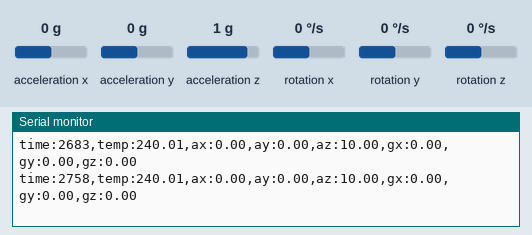
Simulated run of this sketch. Board: ESP8266 (NodeMCU). Shown: the last lines printed to the serial monitor. Wiring (inferred from the names in the program): MPU-6050 motion sensor at I2C address 0x68. The test bench sets the inputs (shaded band); at power-on: acceleration x 0 g, acceleration y 0 g, acceleration z 1 g, rotation x 0 °/s, rotation y 0 °/s, rotation z 0 °/s. WiFi joins after 1.5 s; servers stay silent unless stated.

Above: at 2.8 s.
2.9 s: acceleration x set to -0.8 g
At 2.9 s:
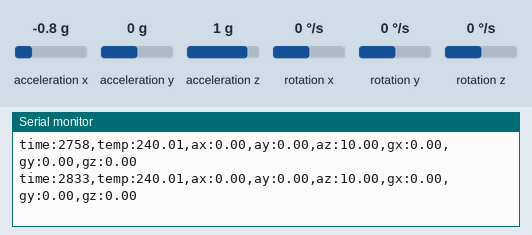
5.9 s: acceleration y set to -0.8 g
At 5.94 s:
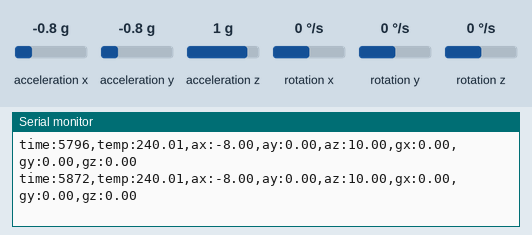
8.9 s: acceleration z set to 0 g
At 8.94 s:
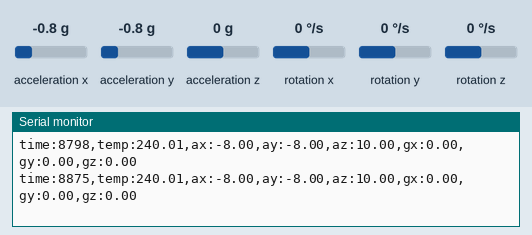
11.9 s: rotation x set to -192 °/s
At 12.01 s:
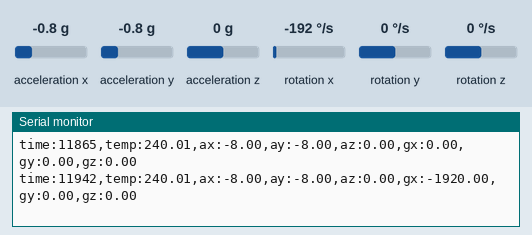
14.9 s: rotation y set to -192 °/s
At 15.01 s:
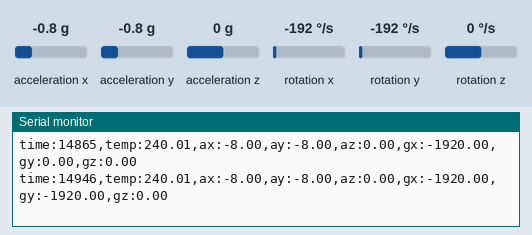
17.9 s: rotation z set to -192 °/s
At 18.0 s:
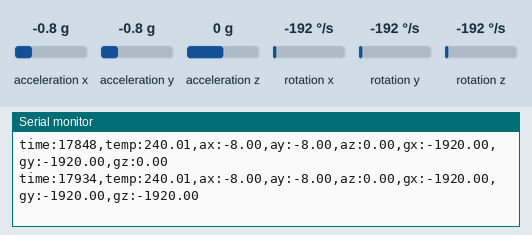
Timing chart, 0 to 20.9 s (numbered marks = the images above; inputs shaded):
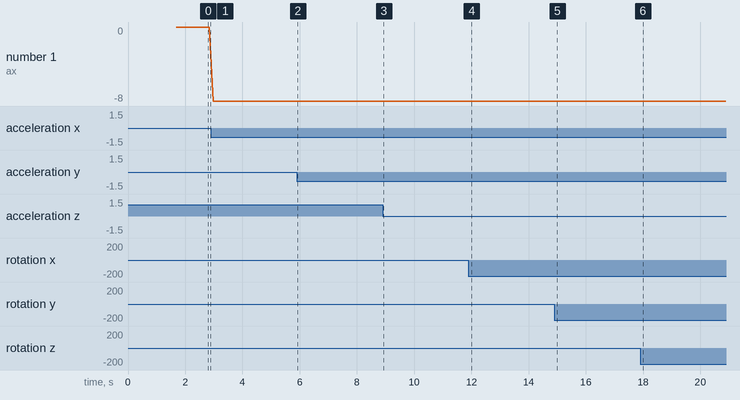

The sketch:

motionstreamer.ino
```cpp
#include <ESP8266WiFi.h>
#include <Wire.h>
#include <WiFiUdp.h>

// Your WiFi credentials.
// Set password to "" for open networks.
char ssid[] = "Dualog-Guest";
char pass[] = "Duatos14";

// MPU6050 Slave Device Address
const uint8_t MPU6050SlaveAddress = 0x68;

// Select SDA and SCL pins for I2C communication
const uint8_t scl = D6;
const uint8_t sda = D7;

// sensitivity scale factor respective to full scale setting provided in datasheet
const uint16_t AccelScaleFactor = 16384;
const uint16_t GyroScaleFactor = 131;

// MPU6050 few configuration register addresses
const uint8_t MPU6050_REGISTER_SMPLRT_DIV   =  0x19;
const uint8_t MPU6050_REGISTER_USER_CTRL    =  0x6A;
const uint8_t MPU6050_REGISTER_PWR_MGMT_1   =  0x6B;
const uint8_t MPU6050_REGISTER_PWR_MGMT_2   =  0x6C;
const uint8_t MPU6050_REGISTER_CONFIG       =  0x1A;
const uint8_t MPU6050_REGISTER_GYRO_CONFIG  =  0x1B;
const uint8_t MPU6050_REGISTER_ACCEL_CONFIG =  0x1C;
const uint8_t MPU6050_REGISTER_FIFO_EN      =  0x23;
const uint8_t MPU6050_REGISTER_INT_ENABLE   =  0x38;
const uint8_t MPU6050_REGISTER_ACCEL_XOUT_H =  0x3B;
const uint8_t MPU6050_REGISTER_SIGNAL_PATH_RESET  = 0x68;

int16_t AccelX, AccelY, AccelZ, Temperature, GyroX, GyroY, GyroZ;
//float Ax, Ay, Az, T, Gx, Gy, Gz;

// A UDP instance to let us send and receive packets over UDP
WiFiUDP Udp;
unsigned int localUdpPort = 19000;

void setup() {
  // start the serial connection
  Serial.begin(9600);
  Serial.println("Starting");

  // We start by connecting to a WiFi network
  Serial.print("Connecting to ");
  Serial.println(ssid);
  WiFi.mode(WIFI_STA);
  WiFi.begin(ssid, pass);

  while (WiFi.status() != WL_CONNECTED) {
    delay(500);
    Serial.print(".");
  }
  Serial.println("");

  Serial.println("WiFi connected");
  Serial.println("IP address: ");
  Serial.println(WiFi.localIP());

  Serial.println("Starting UDP");
  Udp.begin(localUdpPort);
  Serial.print("Local port: ");
  Serial.println(Udp.localPort());

  Wire.begin(sda, scl);
  MPU6050_Init();

  Serial.println("Done. Sending.");
  //delay(1000);
}

IPAddress broadcastIp(192, 168, 4, 99);

void loop()
{
  float tAx=0, tAy=0, tAz=0, tT=0, tGx=0, tGy=0, tGz=0;
  const int f = 10;

  for (int i = 0; i < f; i++)
  {

    Read_RawValue(MPU6050SlaveAddress, MPU6050_REGISTER_ACCEL_XOUT_H);

    //divide each with their sensitivity scale factor
    tAx += (double)AccelX / AccelScaleFactor;
    tAy += (double)AccelY / AccelScaleFactor;
    tAz += (double)AccelZ / AccelScaleFactor;
    tT += (double)Temperature / 340 + 36.53; //temperature formula
    tGx += (double)GyroX / GyroScaleFactor;
    tGy += (double)GyroY / GyroScaleFactor;
    tGz += (double)GyroZ / GyroScaleFactor;

    //delay(10);
  }
  Serial.print("time:"); Serial.print(millis());
  Serial.print(",temp:"); Serial.print(tT);
  Serial.print(",ax:"); Serial.print(tAx);
  Serial.print(",ay:"); Serial.print(tAy);
  Serial.print(",az:"); Serial.print(tAz);
  Serial.print(",gx:"); Serial.print(tGx);
  Serial.print(",gy:"); Serial.print(tGy);
  Serial.print(",gz:"); Serial.println(tGz); //*/

  int packetSize = Udp.parsePacket();
  if (packetSize)
  {
    Serial.printf("Received %d bytes from %s, port %d\n", packetSize, Udp.remoteIP().toString().c_str(), Udp.remotePort());
    broadcastIp = Udp.remoteIP();
    localUdpPort = Udp.remotePort();
  }

  Udp.beginPacket(broadcastIp, localUdpPort);
  String s;
  s += tAx / f;
  s += ",";
  s += tAy / f;
  s += ",";
  s += tAz / f;
  s += ",";
  s += tGx / f;
  s += ",";
  s += tGy / f;
  s += ",";
  s += tGz / f;
  s += ",";
  s += tT / f;
  /*Udp.write(Ax);
    Udp.write(Ay);
    Udp.write(Az);
    Udp.write(T);
    Udp.write(Gx);
    Udp.write(Gy);
    Udp.write(Gz);*/
  Udp.write(s.c_str());
  Udp.endPacket();
}


void I2C_Write(uint8_t deviceAddress, uint8_t regAddress, uint8_t data) {
  Wire.beginTransmission(deviceAddress);
  Wire.write(regAddress);
  Wire.write(data);
  Wire.endTransmission();
}

// read all 14 register
void Read_RawValue(uint8_t deviceAddress, uint8_t regAddress) {
  Wire.beginTransmission(deviceAddress);
  Wire.write(regAddress);
  Wire.endTransmission();
  Wire.requestFrom(deviceAddress, (uint8_t)14);
  AccelX = (((int16_t)Wire.read() << 8) | Wire.read());
  AccelY = (((int16_t)Wire.read() << 8) | Wire.read());
  AccelZ = (((int16_t)Wire.read() << 8) | Wire.read());
  Temperature = (((int16_t)Wire.read() << 8) | Wire.read());
  GyroX = (((int16_t)Wire.read() << 8) | Wire.read());
  GyroY = (((int16_t)Wire.read() << 8) | Wire.read());
  GyroZ = (((int16_t)Wire.read() << 8) | Wire.read());
}

//configure MPU6050
void MPU6050_Init() {
  delay(150);
  I2C_Write(MPU6050SlaveAddress, MPU6050_REGISTER_SMPLRT_DIV, 0x07);
  I2C_Write(MPU6050SlaveAddress, MPU6050_REGISTER_PWR_MGMT_1, 0x01);
  I2C_Write(MPU6050SlaveAddress, MPU6050_REGISTER_PWR_MGMT_2, 0x00);
  I2C_Write(MPU6050SlaveAddress, MPU6050_REGISTER_CONFIG, 0x00);
  I2C_Write(MPU6050SlaveAddress, MPU6050_REGISTER_GYRO_CONFIG, 0x00);//set +/-250 degree/second full scale
  I2C_Write(MPU6050SlaveAddress, MPU6050_REGISTER_ACCEL_CONFIG, 0x00);// set +/- 2g full scale
  I2C_Write(MPU6050SlaveAddress, MPU6050_REGISTER_FIFO_EN, 0x00);
  I2C_Write(MPU6050SlaveAddress, MPU6050_REGISTER_INT_ENABLE, 0x01);
  I2C_Write(MPU6050SlaveAddress, MPU6050_REGISTER_SIGNAL_PATH_RESET, 0x00);
  I2C_Write(MPU6050SlaveAddress, MPU6050_REGISTER_USER_CTRL, 0x00);
}
```

Measured:
- after the input at 11.9 s, the serial monitor: prints a new line at once (image 4)
- after the input at 14.9 s, the serial monitor: prints a new line after 0.05 s (image 5)
- plotted number 1: 0 → -8 after the input at 2.9 s
